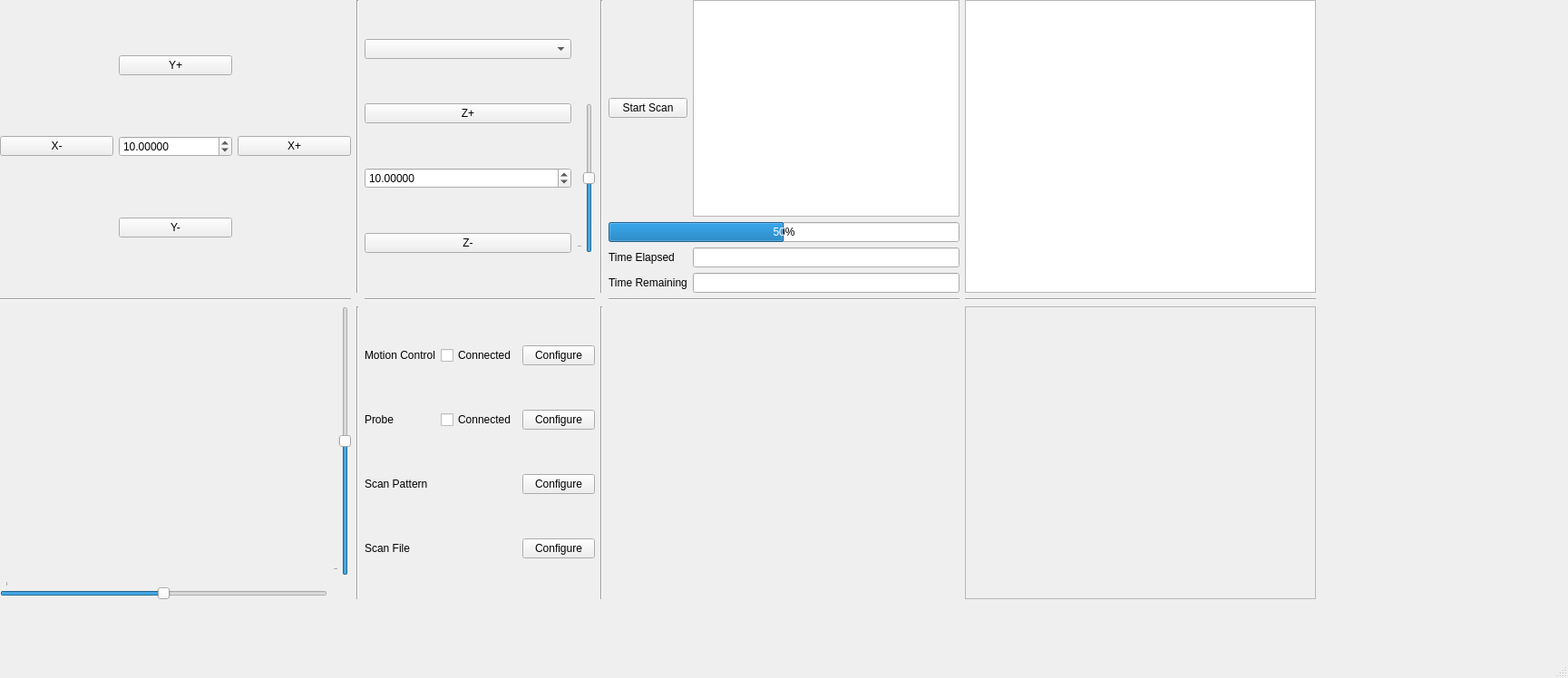
<?xml version="1.0" encoding="UTF-8"?>
<ui version="4.0">
 <class>MainWindow</class>
 <widget class="QMainWindow" name="MainWindow">
  <property name="geometry">
   <rect>
    <x>0</x>
    <y>0</y>
    <width>1729</width>
    <height>748</height>
   </rect>
  </property>
  <property name="windowTitle">
   <string>MainWindow</string>
  </property>
  <property name="animated">
   <bool>false</bool>
  </property>
  <property name="documentMode">
   <bool>true</bool>
  </property>
  <property name="tabShape">
   <enum>QTabWidget::TabShape::Triangular</enum>
  </property>
  <widget class="QWidget" name="central_widget">
   <widget class="QWidget" name="gridLayoutWidget_6">
    <property name="geometry">
     <rect>
      <x>0</x>
      <y>0</y>
      <width>1451</width>
      <height>661</height>
     </rect>
    </property>
    <layout class="QGridLayout" name="main_layout">
     <property name="sizeConstraint">
      <enum>QLayout::SizeConstraint::SetDefaultConstraint</enum>
     </property>
     <item row="4" column="2">
      <layout class="QGridLayout" name="settings_layout">
       <item row="3" column="2">
        <widget class="QPushButton" name="configure_file_button">
         <property name="text">
          <string>Configure</string>
         </property>
         <property name="checkable">
          <bool>true</bool>
         </property>
        </widget>
       </item>
       <item row="0" column="0">
        <widget class="QLabel" name="configure_motion_label">
         <property name="text">
          <string>Motion Control</string>
         </property>
        </widget>
       </item>
       <item row="0" column="2">
        <widget class="QPushButton" name="configure_motion_button">
         <property name="text">
          <string>Configure</string>
         </property>
         <property name="checkable">
          <bool>true</bool>
         </property>
        </widget>
       </item>
       <item row="3" column="0">
        <widget class="QLabel" name="configure_file_label">
         <property name="text">
          <string>Scan File</string>
         </property>
        </widget>
       </item>
       <item row="1" column="0">
        <widget class="QLabel" name="configure_probe_label">
         <property name="text">
          <string>Probe</string>
         </property>
        </widget>
       </item>
       <item row="2" column="0">
        <widget class="QLabel" name="configure_pattern_label">
         <property name="text">
          <string>Scan Pattern</string>
         </property>
        </widget>
       </item>
       <item row="1" column="2">
        <widget class="QPushButton" name="configure_probe_button">
         <property name="text">
          <string>Configure</string>
         </property>
         <property name="checkable">
          <bool>true</bool>
         </property>
        </widget>
       </item>
       <item row="2" column="2">
        <widget class="QPushButton" name="configure_pattern_button">
         <property name="text">
          <string>Configure</string>
         </property>
         <property name="checkable">
          <bool>true</bool>
         </property>
        </widget>
       </item>
       <item row="1" column="1">
        <widget class="QCheckBox" name="checkBox">
         <property name="text">
          <string>Connected</string>
         </property>
         <property name="checkable">
          <bool>false</bool>
         </property>
        </widget>
       </item>
       <item row="0" column="1">
        <widget class="QCheckBox" name="motion_connected_checkbox">
         <property name="text">
          <string>Connected</string>
         </property>
         <property name="checkable">
          <bool>false</bool>
         </property>
        </widget>
       </item>
      </layout>
     </item>
     <item row="2" column="5">
      <widget class="Line" name="line_9">
       <property name="orientation">
        <enum>Qt::Orientation::Horizontal</enum>
       </property>
      </widget>
     </item>
     <item row="1" column="2">
      <layout class="QGridLayout" name="z_move_layout">
       <item row="1" column="0">
        <widget class="QPushButton" name="z_plus_button">
         <property name="text">
          <string>Z+</string>
         </property>
        </widget>
       </item>
       <item row="3" column="0">
        <widget class="QPushButton" name="z_minus_button">
         <property name="text">
          <string>Z-</string>
         </property>
        </widget>
       </item>
       <item row="2" column="0">
        <widget class="QDoubleSpinBox" name="z_move_amount">
         <property name="decimals">
          <number>5</number>
         </property>
         <property name="minimum">
          <double>-100000000000000000.000000000000000</double>
         </property>
         <property name="maximum">
          <double>100000000000000000.000000000000000</double>
         </property>
         <property name="value">
          <double>10.000000000000000</double>
         </property>
        </widget>
       </item>
       <item row="0" column="0">
        <widget class="QComboBox" name="z_axis_select"/>
       </item>
       <item row="1" column="1" rowspan="3">
        <widget class="QAxisPositionSlider" name="z_axis_slider">
         <property name="minimum">
          <number>-100</number>
         </property>
         <property name="maximum">
          <number>100</number>
         </property>
         <property name="orientation">
          <enum>Qt::Orientation::Vertical</enum>
         </property>
         <property name="tickPosition">
          <enum>QSlider::TickPosition::TicksAbove</enum>
         </property>
         <property name="tickInterval">
          <number>50000</number>
         </property>
        </widget>
       </item>
      </layout>
     </item>
     <item row="1" column="5">
      <widget class="QGraphicsView" name="graphicsView"/>
     </item>
     <item row="4" column="3">
      <widget class="Line" name="line_4">
       <property name="orientation">
        <enum>Qt::Orientation::Vertical</enum>
       </property>
      </widget>
     </item>
     <item row="2" column="0">
      <widget class="Line" name="line">
       <property name="orientation">
        <enum>Qt::Orientation::Horizontal</enum>
       </property>
      </widget>
     </item>
     <item row="1" column="3">
      <widget class="Line" name="line_5">
       <property name="orientation">
        <enum>Qt::Orientation::Vertical</enum>
       </property>
      </widget>
     </item>
     <item row="4" column="4">
      <layout class="QFormLayout" name="config_layout"/>
     </item>
     <item row="2" column="2">
      <widget class="Line" name="line_6">
       <property name="orientation">
        <enum>Qt::Orientation::Horizontal</enum>
       </property>
      </widget>
     </item>
     <item row="4" column="0">
      <layout class="QGridLayout" name="diplay_layout">
       <item row="0" column="1">
        <widget class="QAxisPositionSlider" name="y_axis_slider">
         <property name="minimum">
          <number>-100</number>
         </property>
         <property name="maximum">
          <number>100</number>
         </property>
         <property name="orientation">
          <enum>Qt::Orientation::Vertical</enum>
         </property>
         <property name="tickPosition">
          <enum>QSlider::TickPosition::TicksAbove</enum>
         </property>
         <property name="tickInterval">
          <number>50000</number>
         </property>
        </widget>
       </item>
       <item row="1" column="0">
        <widget class="QAxisPositionSlider" name="x_axis_slider">
         <property name="minimum">
          <number>-100</number>
         </property>
         <property name="maximum">
          <number>100</number>
         </property>
         <property name="orientation">
          <enum>Qt::Orientation::Horizontal</enum>
         </property>
         <property name="invertedAppearance">
          <bool>false</bool>
         </property>
         <property name="tickPosition">
          <enum>QSlider::TickPosition::TicksAbove</enum>
         </property>
         <property name="tickInterval">
          <number>50000</number>
         </property>
        </widget>
       </item>
       <item row="0" column="0">
        <widget class="QWidget" name="xy_canvas" native="true"/>
       </item>
      </layout>
     </item>
     <item row="4" column="1">
      <widget class="Line" name="line_3">
       <property name="orientation">
        <enum>Qt::Orientation::Vertical</enum>
       </property>
      </widget>
     </item>
     <item row="2" column="4">
      <widget class="Line" name="line_8">
       <property name="orientation">
        <enum>Qt::Orientation::Horizontal</enum>
       </property>
      </widget>
     </item>
     <item row="1" column="1">
      <widget class="Line" name="line_2">
       <property name="orientation">
        <enum>Qt::Orientation::Vertical</enum>
       </property>
      </widget>
     </item>
     <item row="1" column="4">
      <layout class="QGridLayout" name="scan_layout">
       <item row="0" column="1">
        <widget class="QTextEdit" name="scan_description_box"/>
       </item>
       <item row="4" column="0">
        <widget class="QLabel" name="time_remaining_label">
         <property name="text">
          <string>Time Remaining</string>
         </property>
        </widget>
       </item>
       <item row="0" column="0">
        <widget class="QPushButton" name="start_scan_button">
         <property name="text">
          <string>Start Scan</string>
         </property>
        </widget>
       </item>
       <item row="2" column="0">
        <widget class="QLabel" name="time_elapsed_label">
         <property name="text">
          <string>Time Elapsed</string>
         </property>
        </widget>
       </item>
       <item row="2" column="1">
        <widget class="QLineEdit" name="time_elapsed_box">
         <property name="enabled">
          <bool>true</bool>
         </property>
         <property name="readOnly">
          <bool>true</bool>
         </property>
        </widget>
       </item>
       <item row="4" column="1">
        <widget class="QLineEdit" name="time_remaining_box">
         <property name="readOnly">
          <bool>true</bool>
         </property>
        </widget>
       </item>
       <item row="1" column="0" colspan="2">
        <widget class="QProgressBar" name="scan_progress_bar">
         <property name="value">
          <number>50</number>
         </property>
        </widget>
       </item>
      </layout>
     </item>
     <item row="1" column="0">
      <layout class="QGridLayout" name="xy_move_layout">
       <item row="1" column="2">
        <widget class="QPushButton" name="x_plus_button">
         <property name="text">
          <string>X+</string>
         </property>
        </widget>
       </item>
       <item row="0" column="1">
        <widget class="QPushButton" name="y_plus_button">
         <property name="text">
          <string>Y+</string>
         </property>
        </widget>
       </item>
       <item row="2" column="1">
        <widget class="QPushButton" name="y_minus_button">
         <property name="text">
          <string>Y-</string>
         </property>
        </widget>
       </item>
       <item row="1" column="1">
        <widget class="QDoubleSpinBox" name="xy_move_amount">
         <property name="decimals">
          <number>5</number>
         </property>
         <property name="minimum">
          <double>-1000000000000000.000000000000000</double>
         </property>
         <property name="maximum">
          <double>1000000000000000.000000000000000</double>
         </property>
         <property name="value">
          <double>10.000000000000000</double>
         </property>
        </widget>
       </item>
       <item row="1" column="0">
        <widget class="QPushButton" name="x_minus_button">
         <property name="text">
          <string>X-</string>
         </property>
        </widget>
       </item>
      </layout>
     </item>
     <item row="4" column="5">
      <widget class="QFrame" name="frame">
       <property name="frameShape">
        <enum>QFrame::Shape::StyledPanel</enum>
       </property>
       <property name="frameShadow">
        <enum>QFrame::Shadow::Raised</enum>
       </property>
       <widget class="QWidget" name="layoutWidget">
        <property name="geometry">
         <rect>
          <x>1</x>
          <y>-1</y>
          <width>371</width>
          <height>321</height>
         </rect>
        </property>
        <layout class="QFormLayout" name="plot_config_wid"/>
       </widget>
      </widget>
     </item>
    </layout>
   </widget>
  </widget>
  <widget class="QMenuBar" name="menubar">
   <property name="geometry">
    <rect>
     <x>0</x>
     <y>0</y>
     <width>1729</width>
     <height>25</height>
    </rect>
   </property>
  </widget>
  <widget class="QStatusBar" name="statusbar"/>
 </widget>
 <customwidgets>
  <customwidget>
   <class>QAxisPositionSlider</class>
   <extends>QSlider</extends>
   <header>gui.qt_util</header>
  </customwidget>
 </customwidgets>
 <resources/>
 <connections/>
</ui>
